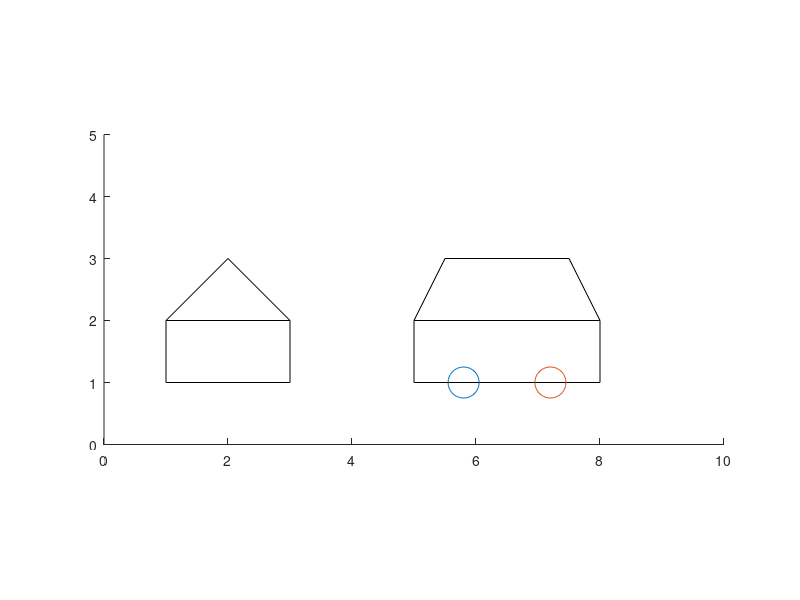

MATLAB code to generate this figure:
function ex2()
    axis equal;
    axis([0,10,0,5]);
    rectangle('Position',[1 1 2 1]); hold on;
    fill([1,2,3,1],[2,3,2,2],'w');
    fill([5,5.5,7.5,8,5],[2,3,3,2,2],'w');
    rectangle('Position',[5 1 3 1]);
    scatter(5.8,1,500,'black'); scatter(7.2,1,500,'black');
end